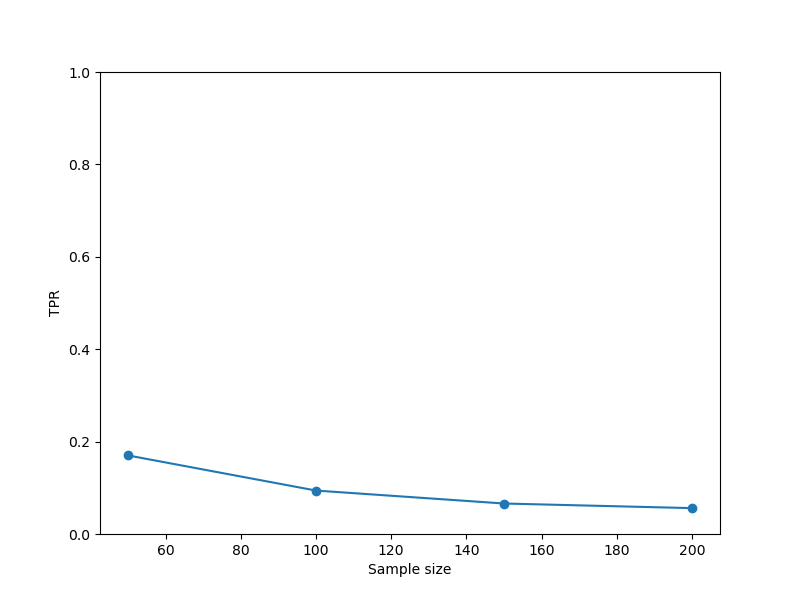

Write the Python code that produced this figure.
# TPRs figure

# PS C:\Users\Asus\Documents\NCKH\SIforDAandSFS_Codespace\TPRfigure> py .\Main.py
# Loop 1/1
# Sample size: 50
# True positive rate: 0.17
# False negative rate: 0.83
# Uniform Kstest check: 1.0419231271071355e-16
# PS C:\Users\Asus\Documents\NCKH\SIforDAandSFS_Codespace\TPRfigure> py .\Main.py
# Loop 1/1
# Sample size: 100
# True positive rate: 0.094
# False negative rate: 0.906
# Uniform Kstest check: 0.0001029890545881265
# PS C:\Users\Asus\Documents\NCKH\SIforDAandSFS_Codespace\TPRfigure> py .\Main.py
# Loop 1/1
# Sample size: 100
# True positive rate: 0.094
# False negative rate: 0.906
# Uniform Kstest check: 0.0006503032918863729
# PS C:\Users\Asus\Documents\NCKH\SIforDAandSFS_Codespace\TPRfigure> py .\Main.py
# Loop 1/1
# Sample size: 150
# True positive rate: 0.066
# False negative rate: 0.9339999999999999
# Uniform Kstest check: 0.19580410426286265

# Loop 1/1   
# Sample size: 200
# True positive rate: 0.056                                                                                     
# False negative rate: 0.944
# Uniform Kstest check: 0.7616882224402296

import matplotlib.pyplot as plt

# Sample data
sample_sizes = [50, 100, 150, 200]
tpr = [0.17, 0.094, 0.066, 0.056]
# Create the plot
plt.figure(figsize=(8, 6))
plt.plot(sample_sizes, tpr, marker='o', linestyle='-', label='fpr')

# Labeling the axes
plt.xlabel('Sample size')
plt.ylabel('TPR')
plt.ylim(0, 1.0)
plt.savefig('TPRs.png')

# Adding a legend
# plt.legend()

# Display the plot
plt.show()